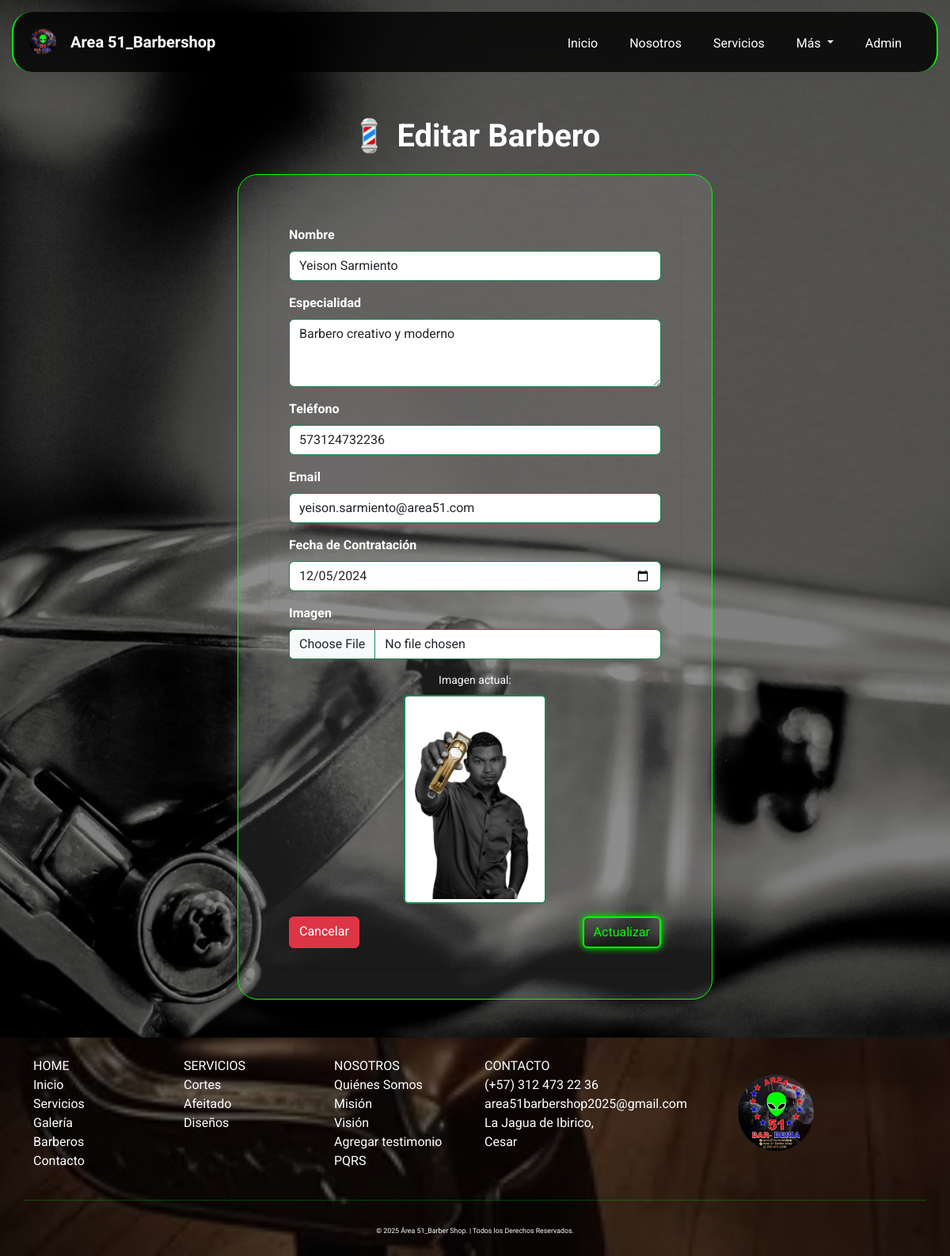
/index.php?page=editar_barbero&id=1 (signed in), run on the app's committed database.
### tables this page shows
CREATE TABLE `barberos` (
  `id_barbero` int(11) NOT NULL AUTO_INCREMENT,
  `img_barberos` varchar(255) DEFAULT NULL,
  `nombre` varchar(100) NOT NULL,
  `especialidad` varchar(500) NOT NULL,
  `telefono` varchar(20) DEFAULT NULL,
  `email` varchar(100) DEFAULT NULL,
  `fecha_contratacion` date DEFAULT NULL,
  PRIMARY KEY (`id_barbero`)
);

### app/controllers/BarberoController.php (called while the page is built, shortened)
<?php
require_once __DIR__ . '/../models/Barbero.php';
class BarberoController {
    private $barberoModel;
    public function __construct() {
        $this->barberoModel = new Barbero();
    }
    public function mostrar($id) {
        return $this->barberoModel->obtenerPorId($id);
    }
}

### app/models/Barbero.php (called while the page is built, shortened)
<?php
require_once __DIR__ . '/../../config/database.php';
class Barbero {
    private $db;
    public function __construct() {
        global $db;
        $this->db = $db;
    }
    public function obtenerPorId($id) {
        $sql = "SELECT * FROM barberos WHERE id_barbero = :id";
        $stmt = $this->db->prepare($sql);
        $stmt->bindParam(':id', $id, PDO::PARAM_INT);
        $stmt->execute();
        return $stmt->fetch(PDO::FETCH_ASSOC);
    }
}

### app/views/barberos/editar_barbero.php (the view, shortened to what this page needs)
<?php
require_once __DIR__ . '/../../controllers/BarberoController.php';
$controller = new BarberoController();
$id = $_GET['id'] ?? null;
$barbero = $controller->mostrar($id);
?>
<body>
    <div class="container py-5" style="margin-top:100px;">
        <h1 class="fw-bold text-white mb-4 text-center">💈 Editar Barbero</h1>
        <div class="card text-white mx-auto" style="max-width: 600px; padding: 40px;">
        <form method="POST"
              action="index.php?page=actualizar_barbero&id=<?= $id ?>"
              enctype="multipart/form-data"
              class="text-white p-4 rounded shadow-sm w-100"
            <div class="mb-3">
                <label class="form-label fw-bold">Nombre</label>
                <input type="text" name="nombre" value="<?= $barbero['nombre'] ?>" class="form-control border-success" required>
            </div>
            <div class="mb-3">
                <label class="form-label fw-bold">Especialidad</label>
                <textarea name="especialidad" class="form-control border-success" rows="3" required><?= $barbero['especialidad'] ?></textarea>
            </div>
            <div class="mb-3">
                <label class="form-label fw-bold">Teléfono</label>
                <input type="text" name="telefono" value="<?= $barbero['telefono'] ?>" class="form-control border-success" required>
            </div>
            <div class="mb-3">
                <label class="form-label fw-bold">Email</label>
                <input type="email" name="email" value="<?= $barbero['email'] ?>" class="form-control border-success" required>
            </div>
            <div class="mb-3">
                <label class="form-label fw-bold">Fecha de Contratación</label>
                <input type="date" name="fecha_contratacion" value="<?= $barbero['fecha_contratacion'] ?>" class="form-control border-success" required>
            </div>
            <div class="mb-3">
                <label class="form-label fw-bold">Imagen</label>
                <input type="file" name="img_barberos" class="form-control border-success">
                <?php if (!empty($barbero['img_barberos'])): ?>
                    <div class="mt-3 text-center">
                        <p class="text-light small mb-2">Imagen actual:</p>
                        <img src="app/uploads/barberos/<?= htmlspecialchars($barbero['img_barberos']) ?>"
                             alt="Imagen del Barbero"
                             class="img-thumbnail border-success"
                             style="max-width: 180px; border: 2px solid #28a745;">
                    </div>
                <?php else: ?>
                    <p class="text-warning small mt-2">⚠️ No hay imagen registrada.</p>
                <?php endif; ?>
            </div>
            <div class="d-flex justify-content-between">
                <a href="index.php?page=barberos" class="btn btn-danger">Cancelar</a>
                <button type="submit" class="btn btn-neon">Actualizar</button>
            </div>
        </form>
    </div>
</div>
<main>

### public/css/style.css (style rules this page uses)
body { background-image: url(../img/fondo_body.jpg); min-height: 100vh; background-size: cover; background-position: center; background-repeat: no-repeat; background-attachment: fixed; position: relative; font-family: 'Roboto', sans-serif; background-color: #000; color: #fff; margin: 0; padding: 0; width: 100%; align-items: center; justify-content: center; }
body::before { content: ''; position: fixed; top: 0; left: 0; width: 100%; height: 100%; background-color: rgba(0, 0, 0, 0.5); z-index: -1; }
html { scroll-behavior: smooth; width: 100%; }
.btn-neon { color: #00ff00; border: 2px solid #00ff00; background-color: transparent; box-shadow: 0 0 10px #00ff00; transition: all 0.3s ease; }
.card { width: 100%; background-color: rgba(255, 255, 255, 0.1); border: 1px solid #00ff00; transition: transform 0.3s, box-shadow 0.3s; border-radius: 25px; }
img { height: 80%; width: 80%; transition: transform 0.3s ease; }

### data on the page
barberos: nombre "Yeison Sarmiento", especialidad "Barbero creativo y moderno", telefono "573124732236", email "yeison.sarmiento@area51.com", fecha_contratacion "12/05/2024", img_barberos (picture)
